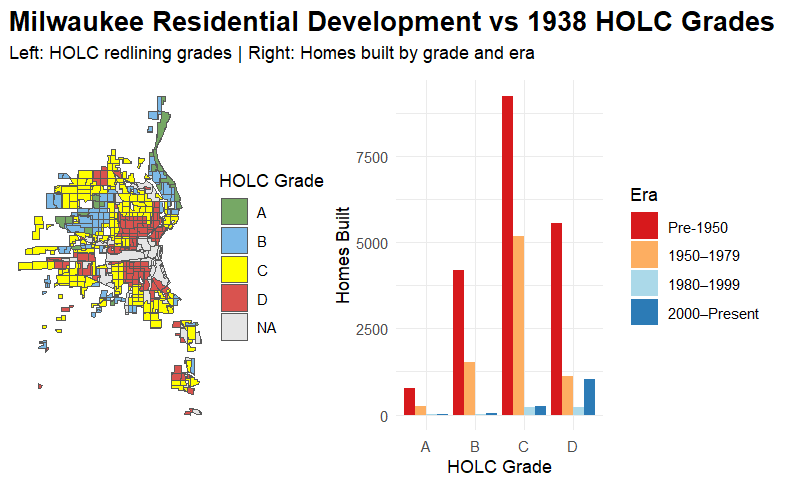

Source code (R):
library(sf)
library(dplyr)
library(patchwork)
library(ggplot2)

my_shape <- st_read("S26-stat436-group-project-main/data/holc/milwaukee_holc.geojson")
plot(st_geometry(my_shape))

master_property_sales <- read.csv("S26-stat436-group-project-main/data/property_sales/master_property_sales.csv")

residential_taxkeys <- master_property_sales |>
  filter(PropType %in% c("Residential", "Condominium", "Lg Apartment")) |>
  pull(taxkey) |>
  unique()

tract_summary <- mprop |>
  filter(
    TAXKEY %in% residential_taxkeys,
    !is.na(YR_BUILT),
    !is.na(GEO_TRACT)
  ) |>
  mutate(era = case_when(
    YR_BUILT < 1950       ~ "Pre-1950",
    YR_BUILT < 1980       ~ "1950–1979",
    YR_BUILT < 2000       ~ "1980–1999",
    YR_BUILT >= 2000      ~ "2000–Present"
  )) |>
  group_by(GEO_TRACT, era) |>
  summarise(homes_built = n(), .groups = "drop")

holc_grades <- my_shape |>
  st_drop_geometry() |>
  select(GEOID, grade, pct_tract) |>
  mutate(GEOID = as.character(GEOID))

tract_summary <- tract_summary |>
    mutate(GEO_TRACT = paste0("55079", str_pad(GEO_TRACT, width = 6, pad = "0")))

grade_summary <- tract_summary |>
  mutate(GEO_TRACT = as.character(GEO_TRACT)) |>
  left_join(holc_grades, by = c("GEO_TRACT" = "GEOID")) |>
  filter(!is.na(grade)) |>
  mutate(homes_weighted = homes_built * pct_tract) |>
  group_by(grade, era) |>
  summarise(homes_built = sum(homes_weighted, na.rm = TRUE), .groups = "drop") |>
  mutate(era = factor(era, levels = c("Pre-1950", "1950–1979", "1980–1999", "2000–Present")))


# Map
p_map <- ggplot(my_shape) +
  geom_sf(aes(fill = grade)) +
  scale_fill_manual(
    values = c("A" = "#76a865", "B" = "#7cb9e8",
               "C" = "#ffff00", "D" = "#d9534f"),
    na.value = "grey90"
  ) +
  labs(fill = "HOLC Grade") +
  theme_void()

# Bar chart
p_bar <- ggplot(grade_summary, aes(x = grade, y = homes_built, fill = era)) +
  geom_col(position = "dodge") +
  scale_fill_brewer(palette = "RdYlBu") +
  labs(
    x = "HOLC Grade",
    y = "Homes Built",
    fill = "Era"
  ) +
  theme_minimal()

# Combine
combined <- p_map + p_bar +
  plot_annotation(
    title = "Milwaukee Residential Development vs 1938 HOLC Grades",
    subtitle = "Left: HOLC redlining grades | Right: Homes built by grade and era",
    theme = theme(
      plot.title = element_text(size = 16, face = "bold"),
      plot.subtitle = element_text(size = 11)
    )
  )

combined
